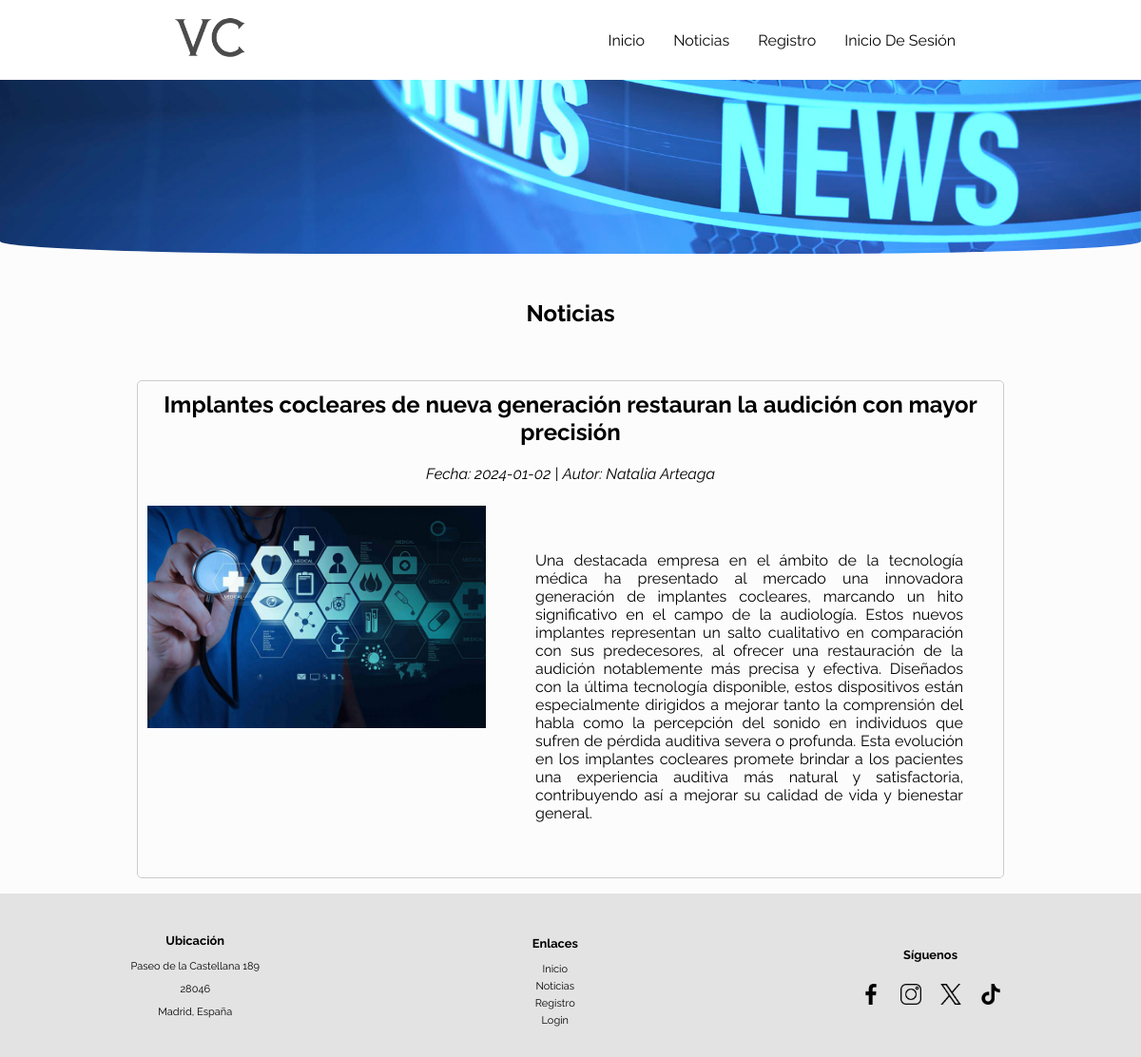
/views/noticias.php, run on the app's committed database.
### tables this page shows
CREATE TABLE `noticias` (
  `idNoticia` int(11) NOT NULL,
  `titulo` text NOT NULL,
  `imagen` varchar(255) NOT NULL,
  `texto` longtext NOT NULL,
  `fecha` date NOT NULL,
  `idUser` int(11) NOT NULL
);

CREATE TABLE `users_data` (
  `idUser` int(11) NOT NULL,
  `nombre` varchar(25) NOT NULL,
  `apellidos` varchar(60) NOT NULL,
  `email` varchar(80) NOT NULL,
  `telefono` varchar(15) NOT NULL,
  `direccion` text NOT NULL,
  `sexo` enum('Hombre','Mujer') NOT NULL,
  `password` varchar(100) NOT NULL,
  `fecha_nacimiento` date NOT NULL
);

### views/noticias.php (the view, shortened to what this page needs)
<!DOCTYPE html>
<html lang="es">
<head>
   <link rel="stylesheet" type="text/css" href="../assets/css/noticias.css">
   <link rel="stylesheet" type="text/css" href="../assets/css/navbar.css">
</head>
   <?php include_once('./navbar.php'); ?>
<body>
   <div class="imagen-principal-noticias">
      <img src="../assets/images/noticias/principal-noticias.jpg" alt="Imagen Principal" width="1800" height="400">
      <h2>Noticias</h2>
   </div>
   <section class="noticias-mysql">
   <?php
    require_once __DIR__ . '/../controllers/db_conn.php';
    $sql = "SELECT noticias.idNoticia, noticias.titulo, noticias.imagen, noticias.texto, noticias.fecha, users_data.nombre, users_data.apellidos FROM noticias INNER JOIN users_data ON noticias.idUser = users_data.idUser";
    $result = $mysqli_connection->query($sql);
    if ($result->num_rows > 0) {
        while ($row = $result->fetch_assoc()) {
            echo "<div class='noticia'>";
            echo "<h2 class='titulo'>" . $row["titulo"] . "</h2>";
            echo "<div class='fecha'>Fecha: " . $row["fecha"] . " | Autor: " . $row["nombre"] . " " . $row["apellidos"] . "</div>";
            echo "<div class='contenido-imagen'>";
            echo "<div class='contenido'>";
            echo "<div class='imagen'><img src='" . $row["imagen"] . "' alt='Imagen de la noticia'></div>";
            echo "<div class='texto'><p>" . $row["texto"] . "</p></div>";
            echo "</div>";
            echo "</div>";
            echo "</div>";
        }
    } else {
        echo "No se encontraron noticias.";
    }
?>
   </section>
   <footer>
      <div class="footer-section">
         <h3>Ubicación</h3>
         <p>Paseo de la Castellana 189 </p>
         <p>28046</p>
         <p>Madrid, España</p>
      </div>
      <div class="footer-section">
         <h3>Enlaces</h3>
         <ul class="footer-links">
            <li><a href="../index.php">Inicio</a></li>
            <li><a href="../views/noticias.php">Noticias</a></li>
            <li><a href="../views/registro.php">Registro</a></li>
            <li><a href="../views/login.php">Login</a></li>
         </ul>
      </div>
      <div class="footer-section">
         <h3>Síguenos</h3>
         <div class="social-icons">
            <a href="#"><img src="../assets/images/icons/facebook.png" alt="Facebook" width="64" height="64"></a>
            <a href="#"><img src="../assets/images/icons/instagram.png" alt="Instagram" width="64" height="64"></a>
            <a href="#"><img src="../assets/images/icons/twitter.png" alt="Twitter" width="64" height="64"></a>
            <a href="#"><img src="../assets/images/icons/tiktok.png" alt="TikTok" width="64" height="64"></a>
         </div>
      </div>
   </footer>
</body>
</html>

### views/navbar.php (shortened to what this page needs)
<div class="main-container">
    <nav class="navbar <?php echo isset($_SESSION['rol']) && $_SESSION['rol'] == 'admin' ? 'admin' : ''; ?>">
        <div class="container">
            <div class="logo">
                <a href="/Trabajo_FinalPHP_Natalia_Arteaga/index.php"><img src="/Trabajo_FinalPHP_Natalia_Arteaga/assets/images/VC.png" alt="Logo" height="150" width="84"></a>
            </div>
            <ul class="navbar-items" id="navbar-items">
                <li><a href="/Trabajo_FinalPHP_Natalia_Arteaga/index.php">Inicio</a></li>
                <li><a href="/Trabajo_FinalPHP_Natalia_Arteaga/views/noticias.php">Noticias</a></li>
                <li><a href="/Trabajo_FinalPHP_Natalia_Arteaga/views/registro.php">Registro</a></li>
                <?php
                if (isset($_SESSION['rol']) && $_SESSION['rol'] == 'admin') {
                    echo '<li><a href="/Trabajo_FinalPHP_Natalia_Arteaga/views/usuarios-administracion.php">Usuarios Admin</a></li>';
                    echo '<li><a href="/Trabajo_FinalPHP_Natalia_Arteaga/views/citaciones-administracion.php">Citaciones Admin</a></li>';
                    echo '<li><a href="/Trabajo_FinalPHP_Natalia_Arteaga/views/noticias-administracion.php">Noticias Admin</a></li>';
                    echo '<li><a href="/Trabajo_FinalPHP_Natalia_Arteaga/views/perfil.php">Perfil</a></li>';
                    echo '<li><a href="/Trabajo_FinalPHP_Natalia_Arteaga/views/cerrar_sesion.php">Cerrar Sesión</a></li>';
                }
                elseif (isset($_SESSION['rol']) && $_SESSION['rol'] == 'user') {
                    echo '<li><a href="/Trabajo_FinalPHP_Natalia_Arteaga/views/perfil.php">Perfil</a></li>';
                    echo '<li><a href="/Trabajo_FinalPHP_Natalia_Arteaga/views/citaciones.php">Citaciones</a></li>';
                    echo '<li><a href="/Trabajo_FinalPHP_Natalia_Arteaga/views/cerrar_sesion.php">Cerrar Sesión</a></li>';
                }
                else {
                    echo '<li><a href="/Trabajo_FinalPHP_Natalia_Arteaga/views/login.php">Inicio de Sesión</a></li>';
                }
                ?>
            </ul>
        </div>
    </nav>
</div>

### assets/css/noticias.css (style rules this page uses)
.imagen-principal-noticias { width: 100%; height: auto; overflow: hidden; position: relative; }
.imagen-principal-noticias img { width: 100%; height: auto; display: block; border-bottom-left-radius: 30% 5%; border-bottom-right-radius: 30% 5%; }
.imagen-principal-noticias h2 { text-align: center; margin-top: 3rem; margin-bottom: 2.5rem; }
.noticia { margin: 1rem 9rem; padding: 10px; border: 1px solid #ccc; border-radius: 5px; }
.titulo { margin-top: 0; text-align: center; }
.fecha { font-style: italic; text-align: center; margin-bottom: 1.5rem; }
.contenido-imagen { display: flex; }
.contenido { display: flex; flex-direction: row; text-align: justify; }
.imagen { flex: 0 0 40%; margin-right: 20px; }
.imagen img { max-width: 100%; height: auto; width: 100%; }
.texto { flex: 1; display: flex; align-items: center; margin: 2rem; }
footer { position: relative; bottom: 0; left: 0; width: 100%; background-color: #e3e3e3; color: white; padding: 20px 0; display: flex; flex-wrap: wrap; justify-content: space-around; align-items: center; }
footer h3 { color: black; }
.footer-section { text-align: center; margin: 10px; font-size: 11px; color: black; }
ul.footer-links { list-style: none; padding: 0; margin: 0; display: flex; flex-direction: column; gap: 5px; }
ul.footer-links li a { text-decoration: none; transition: color 0.3s ease; position: relative; color: black; }
ul.footer-links li a::after { content: ""; position: absolute; width: 100%; height: 1px; background-color: #575757; bottom: -3px; left: 0; transform: scaleX(0); transition: transform 0.3s ease; }
ul.footer-links li:last-child { margin-top: auto; }
.footer-section img { margin-bottom: 20px; height: 40px; }
footer .social-icons { display: flex; flex-wrap: wrap; justify-content: center; }
footer .social-icons a { display: flex; align-items: center; }
footer .social-icons img { height: 22px; width: 22px; margin: 10px; }

### assets/css/navbar.css (style rules this page uses)
body, html { margin: 0; padding: 0; font-family: 'Raleway', sans-serif !important; background-color: #fcfcfc; display: flex; flex-direction: column; }
.navbar { background-color: #fff; position: fixed; width: 100%; z-index: 1000; margin-bottom: 3rem; }
.container { width: 70%; margin: 0 auto; display: flex; justify-content: space-between; align-items: center; padding: 15px 0; }
.logo img { height: 50px; }
ul { list-style: none; display: flex; margin: 0; padding: 0; }
ul li { margin: 0 15px; text-transform: capitalize; position: relative; }
ul li a { text-decoration: none; color: #080808; transition: color 0.3s ease; }
ul li a:after { content: ""; position: absolute; width: 100%; height: 2px; background-color: #575757; bottom: -4px; left: 0; transform: scaleX(0); transition: transform 0.3s ease; }

### data on the page
noticias: titulo "Implantes cocleares de nueva generación restauran la audición con mayor precisión", fecha "2024-01-02", idUser.nombre "Natalia", idUser.apellidos "Arteaga", imagen (picture), texto "Una destacada empresa en el ámbito de la tecnología médica ha presentado al mercado una innovadora generación de implantes cocleares, marcando un hito significativo en el campo de la audiología. Estos nuevos implantes representan un salto cualitativo en comparación con sus predecesores, al ofrecer una restauración de la audición notablemente más precisa y efectiva. Diseñados con la última tecnología disponible, estos dispositivos están especialmente dirigidos a mejorar tanto la comprensión del habla como la percepción del sonido en individuos que sufren de pérdida auditiva severa o profunda. Esta evolución en los implantes cocleares promete brindar a los pacientes una experiencia auditiva…"
